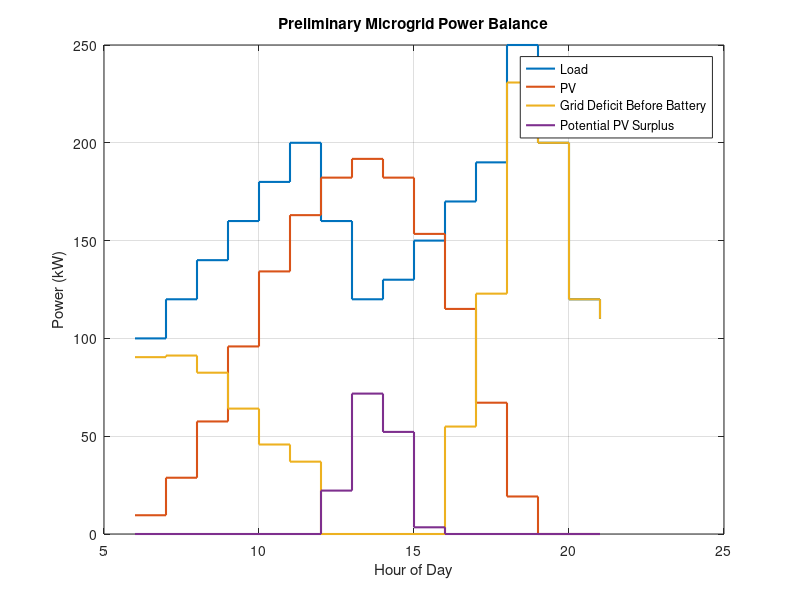

Source code (MATLAB):
%% 05 - Preliminary Microgrid Power Balance
% Power-balance illustration before battery operation.
clc; clear; close all;

load_kW = [100 120 140 160 180 200 160 120 130 150 170 190 250 200 120 110];
hour = 6:21;
PV_kWp = 350; PSH = 5; PR = 0.80;
daily_PV_kWh = PV_kWp * PSH * PR;
factor = [0.05 0.15 0.30 0.50 0.70 0.85 0.95 1.00 0.95 0.80 0.60 0.35 0.10];

PV_kW = zeros(size(load_kW));
PV_kW(1:numel(factor)) = factor * daily_PV_kWh / sum(factor);

direct_PV_kW = min(load_kW, PV_kW);
surplus_PV_kW = max(PV_kW - load_kW, 0);
grid_deficit_kW = max(load_kW - PV_kW, 0);

figure('Name','Preliminary Microgrid Power Balance');
stairs(hour, load_kW, 'LineWidth', 1.5); hold on;
stairs(hour, PV_kW, 'LineWidth', 1.5);
stairs(hour, grid_deficit_kW, 'LineWidth', 1.5);
stairs(hour, surplus_PV_kW, 'LineWidth', 1.5); hold off;
xlabel('Hour of Day'); ylabel('Power (kW)');
title('Preliminary Microgrid Power Balance');
legend('Load','PV','Grid Deficit Before Battery','Potential PV Surplus','Location','best');
grid on;

fprintf('Direct PV overlap in synthetic operating day: %.2f kWh\\n', sum(direct_PV_kW));
fprintf('Potential PV surplus in modelled hours: %.2f kWh\\n', sum(surplus_PV_kW));
